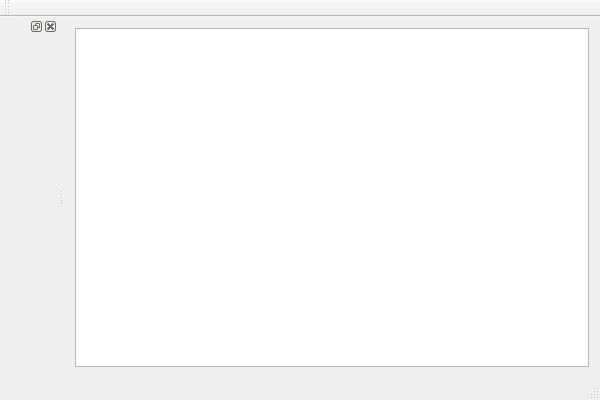
<?xml version="1.0" encoding="UTF-8"?>
<ui version="4.0">
 <class>Test9_1AClass</class>
 <widget class="QMainWindow" name="Test9_1AClass">
  <property name="geometry">
   <rect>
    <x>0</x>
    <y>0</y>
    <width>600</width>
    <height>400</height>
   </rect>
  </property>
  <property name="windowTitle">
   <string>Test9_1A</string>
  </property>
  <widget class="QWidget" name="centralWidget">
   <layout class="QVBoxLayout" name="verticalLayout">
    <item>
     <widget class="QTextEdit" name="textEdit"/>
    </item>
   </layout>
  </widget>
  <widget class="QMenuBar" name="menuBar">
   <property name="geometry">
    <rect>
     <x>0</x>
     <y>0</y>
     <width>600</width>
     <height>23</height>
    </rect>
   </property>
  </widget>
  <widget class="QToolBar" name="mainToolBar">
   <attribute name="toolBarArea">
    <enum>TopToolBarArea</enum>
   </attribute>
   <attribute name="toolBarBreak">
    <bool>false</bool>
   </attribute>
  </widget>
  <widget class="QStatusBar" name="statusBar"/>
  <widget class="QDockWidget" name="dockWidget">
   <attribute name="dockWidgetArea">
    <number>1</number>
   </attribute>
   <widget class="QWidget" name="dockWidgetContents"/>
  </widget>
  <action name="actionNew">
   <property name="text">
    <string>新建</string>
   </property>
  </action>
 </widget>
 <layoutdefault spacing="6" margin="11"/>
 <resources>
  <include location="test9_1a.qrc"/>
 </resources>
 <connections/>
</ui>
